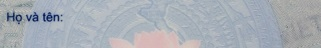
#> input picture trdg/images/full_name.jpg, 321 x 48 px; its folder holds only this picture in this run
$ python -i data_generator.py   (imports and definitions only)   (older library calls are emulated)
#> lines starting #> are read from the running program, lines starting #| are printed output that depends on the picture
#> further down, picture is the input picture: shape (48, 321, 3); mean B, G, R 181.7, 173.8, 167.9
import os
import random as rnd
import cv2
from PIL import Image, ImageFilter
from numpy import asarray
from trdg import computer_text_generator, background_generator, distorsion_generator
import numpy as np


try:
    from trdg import handwritten_text_generator
except ImportError as e:
    print("Missing modules for handwritten text generation.")


def change_brightness(img, value=None):
    if value == None:
        value = rnd.randrange(30, 90, 5)
    img = asarray(img)
    hsv = cv2.cvtColor(img, cv2.COLOR_BGR2HSV)
#> hsv: shape (48, 321, 3); mean H, S, V 95.2, 24.2, 183.4
    h, s, v = cv2.split(hsv)
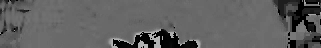
#> h: shape (48, 321); min 0, max 179, mean 95.2
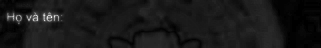
#> s: shape (48, 321); min 0, max 255, mean 24.2
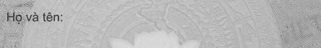
#> v: shape (48, 321); min 50, max 221, mean 183.4

    # lim = 255 - value
    # v[v > lim] = 255
    # v[v <= lim] += value
    v = cv2.add(v, value)
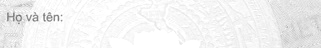
#> v: shape (48, 321); min 110, max 255, mean 242.2
    v[v > 255] = 255
    v[v < 0] = 0
    final_hsv = cv2.merge((h, s, v))
#> final_hsv: shape (48, 321, 3); mean H, S, V 95.2, 24.2, 242.2
    img = cv2.cvtColor(final_hsv, cv2.COLOR_HSV2BGR)
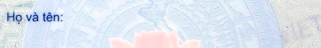
#> img: shape (48, 321, 3); mean B, G, R 240, 229.2, 221.1
    img = Image.fromarray(img)
    return img


# [19 lines left out: function add_noise, not called in this run]


class FakeTextDataGenerator(object):
    # [200 lines left out: functions generate_from_tuple, generate, not called in this run]

>>> import cv2
>>> picture = cv2.imread('images/full_name.jpg')
>>> result = change_brightness(picture)
